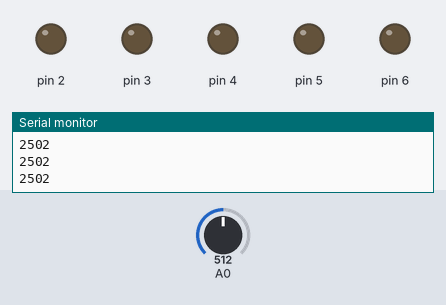
This sketch was run on a simulated Arduino Uno, built with avr-gcc and run on an emulated ATmega328P. Parts: output pins drawn as LEDs (lit = HIGH), the last lines printed to the serial monitor. Inputs (shaded band) come from the test bench; at power-on: A0 = 512.

Above: at 1.2 s.
1.3 s: A0 set to 682
2.8 s: A0 set to 704
At 4.0 s:
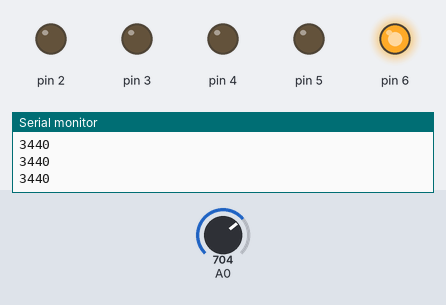
4.3 s: A0 set to 729
5.8 s: A0 set to 744
At 6.6 s:
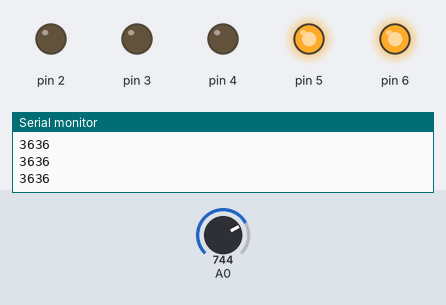
7.3 s: A0 set to 770
8.8 s: A0 set to 796
At 9.9 s:
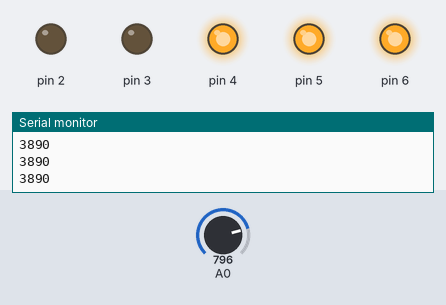
Timing chart, 0 to 11.3 s (numbered marks = the images above; inputs shaded):
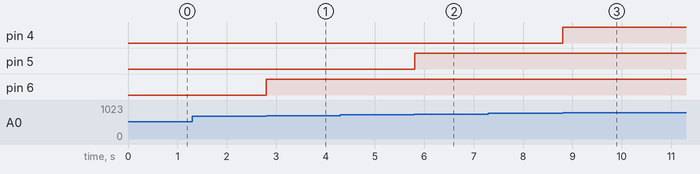

The sketch:

Indikator_Baterai.ino
```cpp
void setup() {
  Serial.begin(115200);  // put your setup code here, to run once:
  pinMode(2, OUTPUT);
  pinMode(3, OUTPUT);
  pinMode(4, OUTPUT);
  pinMode(5, OUTPUT);
  pinMode(6, OUTPUT);
}

void loop() {
  int  voltagebatt = analogRead(A0) * (5000 / 1023.0);
  Serial.println(voltagebatt);


  switch (map(voltagebatt, 3200, 4200, 0, 5)) {
    case 0:    // your hand is on the sensor
      digitalWrite(2, 0);
      digitalWrite(3, 0);
      digitalWrite(4, 0);
      digitalWrite(5, 0);
      digitalWrite(6, 0);
      break;
    case 1:    // your hand is close to the sensor
      digitalWrite(2, 0);
      digitalWrite(3, 0);
      digitalWrite(4, 0);
      digitalWrite(5, 0);
      digitalWrite(6, 1);
      break;
    case 2:    // your hand is a few inches from the sensor
      digitalWrite(2, 0);
      digitalWrite(3, 0);
      digitalWrite(4, 0);
      digitalWrite(5, 1);
      digitalWrite(6, 1);
      break;
    case 3:    // your hand is nowhere near the sensor
      digitalWrite(2, 0);
      digitalWrite(3, 0);
      digitalWrite(4, 1);
      digitalWrite(5, 1);
      digitalWrite(6, 1);
      break;
    case 4:    // your hand is nowhere near the sensor
      digitalWrite(2, 0);
      digitalWrite(3, 1);
      digitalWrite(4, 1);
      digitalWrite(5, 1);
      digitalWrite(6, 1);
      break;
    case 5:    // your hand is nowhere near the sensor
      digitalWrite(2, 1);
      digitalWrite(3, 1);
      digitalWrite(4, 1);
      digitalWrite(5, 1);
      digitalWrite(6, 1);
      break;
  }
  delay(10);
}
```

Measured:
- the behaviour switches between 695 and 696 on A0 (found by bisection; images 0 and 1)
- the behaviour switches between 736 and 737 on A0 (found by bisection; images 1 and 2)
- the behaviour switches between 777 and 778 on A0 (found by bisection; images 2 and 3)
- after the input at 2.8 s, pin 6: LOW → HIGH at once
- after the input at 5.8 s, pin 5: LOW → HIGH at once
- after the input at 8.8 s, pin 4: LOW → HIGH at once
